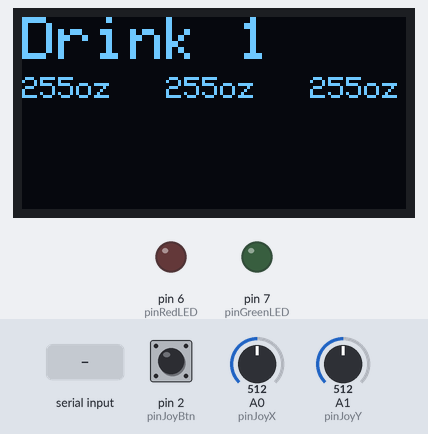
The sketch below on a simulated Arduino Uno, built with avr-gcc and run on an emulated ATmega328P. Shown: 128×64 one-colour display, output pins drawn as LEDs (lit = HIGH). Inputs (shaded band) come from the test bench; at power-on: A0 (pinJoyX) = 512, A1 (pinJoyY) = 512, pin 2 (pinJoyBtn) HIGH. What the sketch prints to the serial monitor is not drawn.

Above: at 3.2 s.
3.3 s: A0 (pinJoyX) set to 311
4.8 s: A0 (pinJoyX) set to 284
At 5.4 s:
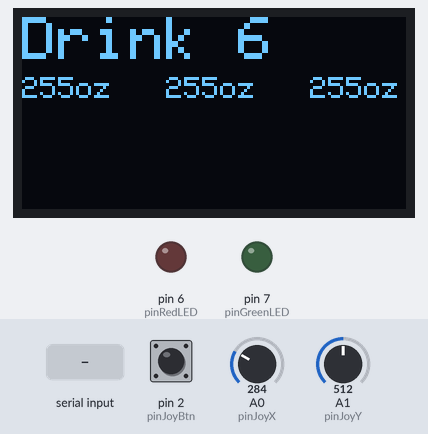
6.4 s: A1 (pinJoyY) set to 786
7.9 s: A1 (pinJoyY) set to 817
At 9.1 s:
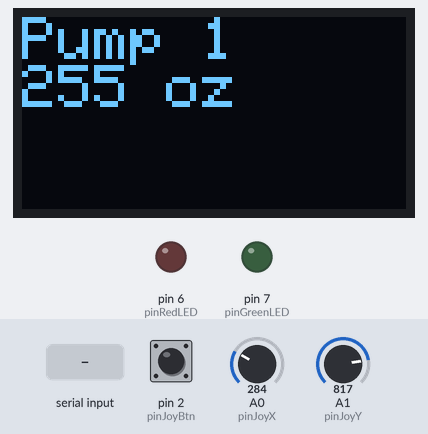
9.6 s: pin 2 (pinJoyBtn) pulled LOW for 0.15 s
At 11.1 s:
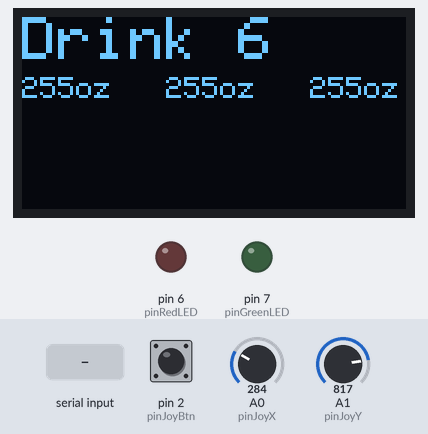
11.4 s: "1\n" received over Serial
At 13.1 s:
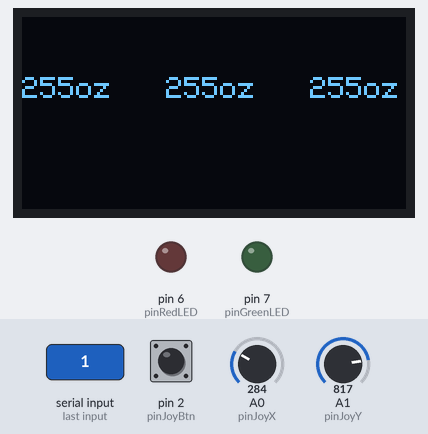
Timing chart, 0 to 14.6 s (numbered marks = the images above; inputs shaded):
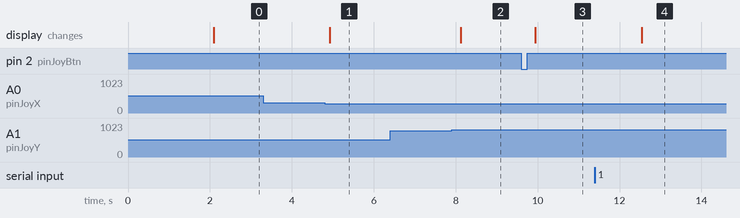

The sketch:

DrinkMixer.ino
```cpp
#include <SPI.h>
#include <Wire.h>
#include <Adafruit_GFX.h>
#include <Adafruit_SSD1306.h>
#include <TimerOne.h>
#include <EEPROM.h>

#define OLED_RESET 4
Adafruit_SSD1306 display(OLED_RESET);

//------Pins-------------------------------------------
int pinJoyX = 0;
int pinJoyY = 1;
int pinJoyBtn = 2;
int pinRelay[] = {3, 4, 5};
int pinRedLED = 6;
int pinGreenLED = 7;

//------Joy Stick Values-------------------------------
int joyX = 0;
int joyY = 0;
int joyBtn = 0;
int btnState = 1;
int lastBtnState = 1;
int joyXState = 0;
int joyXLastState = 0;
int joyYState = 0;
int joyYLastState = 0;

//------Drink Menu-------------------------------------
char* menu[] = {"Drink 1", "Drink 2", "Drink 3", "Drink 4", "Drink 5", "Drink 6"};
//------Pump Menu--------------------------------------
int pump[] = {0, 0, 0};
int changes[] = {0, 0, 0};

//------Selection Values-------------------------------
int drinkSel = 0;
int menuSel = 0; //Determines whether to display the drink menu or setting menu
int pumpSel = 0; //0-2


void setup() {
  // put your setup code here, to run once:
  pinMode(pinJoyBtn, INPUT_PULLUP);
  pinMode(pinRedLED, OUTPUT);
  pinMode(pinGreenLED, OUTPUT);
  Serial.begin(9600);
  display.begin(SSD1306_SWITCHCAPVCC, 0x3C);
  display.clearDisplay();
  display.setTextSize(2);
  display.setTextColor(WHITE);
  display.println("DrinkMaker   v2.0");
  display.display();
  delay(2000);
  display.clearDisplay();
  Timer1.initialize(500000);
  updateDrinkSelScreen();
}

void loop() {
  joyX = analogRead(pinJoyX);
  joyY = analogRead(pinJoyY);
  //  Serial.print("X: ");
  //  Serial.print(joyX);
  //  Serial.print(" Y: ");
  //  Serial.print(joyY);
  //  Serial.print(" ");
  //  Serial.println(btnState);
  delay(50);
  btnState = digitalRead(pinJoyBtn);
  Serial.println(btnState);
  if (menuSel == 0) {
    updateDrinkSelScreen();
    if (btnState != lastBtnState) {
      if (btnState == HIGH) {
        pourDrink();
      }
      delay(50);
    }
    lastBtnState = btnState;

    if (joyX > 800 || joyX < 300) joyXState = 1;
    else joyXState = 0;
    if (joyY > 800 || joyY < 300) joyYState = 1;
    else joyYState = 0;

    if (joyXState != joyXLastState) {
      if (joyXState == 1 && joyX > 800) {
        drinkRight();
      } else if (joyXState == 1 && joyX < 300) {
        drinkLeft();
      }
      joyXLastState = joyXState;
    }
    if (joyYState != joyYLastState) {
      if (joyYState == 1 && joyY > 800) {
        getPumpValues();
        pumpSel = 0;
        menuSel = 1;
      } else if (joyYState == 1 && joyY < 300) {
        //DrinkJoyUp
      }
      joyYLastState = joyYState;
    }
  } else if (menuSel == 1) { //==============Setting Menu Control========================
    updateSettingScreen();
    if (btnState != lastBtnState) {
      if (btnState == HIGH) {
        setPumpChanges();
        menuSel = 0;
      }
      delay(50);
    }
    lastBtnState = btnState;

    if (joyX > 800 || joyX < 300) joyXState = 1;
    else joyXState = 0;
    if (joyY > 800 || joyY < 300) joyYState = 1;
    else joyYState = 0;

    if (joyXState != joyXLastState) {
      if (joyXState == 1 && joyX > 800) {
        pumpRight();
      } else if (joyXState == 1 && joyX < 300) {
        pumpLeft();
      }
      joyXLastState = joyXState;
    }
    if (joyYState != joyYLastState) {
      if (joyYState == 1 && joyY > 800) {
        pumpDown();
      } else if (joyYState == 1 && joyY < 300) {
        pumpUp();
      }
      joyYLastState = joyYState;
    }
  }

  //FIXME::Renaming causes drink name to not be displayed at all
  //==Listen to Serial monitor======
  if (Serial.available() > 0) menu[drinkSel] = Serial.readString().c_str();
}

void updateDrinkSelScreen() {
  display.clearDisplay();
  display.setTextSize(2);
  display.setCursor(0, 0);
  display.print(menu[drinkSel]);
  getPumpValues();
  display.setCursor(0, 20);
  display.setTextSize(1);
  for (int i = 0; i < 3; i++) {
    display.print(pump[i]);
    display.print("oz   ");
  }
  display.display();
}

void updateSettingScreen() {
  display.clearDisplay();
  display.setTextSize(2);
  display.setCursor(0, 0);
  display.print("Pump ");
  display.println(pumpSel + 1);
  display.print(changes[pumpSel]);
  display.print(" oz");
  display.display();
}

void pourDrink() {
  display.clearDisplay();
  display.setTextSize(2);
  display.setCursor(0, 0);
  display.println("Pouring");
  display.println("Drink...");
  getPumpValues();
  display.display();
  for (int i = 0; i < 3; i++) {
    analogWrite(pinRelay[i], 0);
    delay(pump[i] * 1000); //Change this to use timer1
    analogWrite(pinRelay[i], 255);
  }
  display.clearDisplay();
  display.setCursor(0, 0);
  display.println("Drink");
  display.println("Complete");
  display.display();
  delay(2000);
}

void drinkLeft() {
  if (drinkSel == 0) drinkSel = sizeof(menu) / sizeof(char*) - 1;
  else drinkSel--;
  updateDrinkSelScreen();
}

void drinkRight() {
  if (drinkSel == sizeof(menu) / sizeof( char* ) - 1) drinkSel = 0;
  else drinkSel++;
  updateDrinkSelScreen();
}

void getPumpValues() {
  for (int i = 0; i < 3; i++) {
    pump[i] = EEPROM.read(drinkSel * 3 + i);
    changes[i] = EEPROM.read(drinkSel * 3 + i);
  }
}

void setPumpChanges() {
  for (int i = 0; i < 3; i++) {
    if (pump[i] != changes[i]) {
      EEPROM.write(drinkSel * 3 + i, changes[i]);
    }
  }
}

void pumpLeft() {
  if (pumpSel == 0) pumpSel = sizeof(changes) / sizeof( int ) - 1;
  else pumpSel--;
  updateSettingScreen();
}

void pumpRight() {
  if (pumpSel == sizeof(changes) / sizeof( int ) - 1) pumpSel = 0;
  else pumpSel++;
  updateSettingScreen();
}

void pumpDown() {
  if (changes[pumpSel] == 0) changes[pumpSel] = 10;
  else changes[pumpSel]--;
  updateSettingScreen();
}

void pumpUp() {
  if (changes[pumpSel] == 10) changes[pumpSel] = 0;
  else changes[pumpSel]++;
  updateSettingScreen();
}
```

Measured:
- the behaviour switches between 300 and 299 on A0 (pinJoyX) (found by bisection; images 0 and 1)
- the behaviour switches between 800 and 801 on A1 (pinJoyY) (found by bisection; images 1 and 2)
- after the input at 3.3 s, every drawn part: stays the same
- after the input at 4.8 s, the display: changes after 0.12 s (image 1)
- after the input at 6.4 s, every drawn part: stays the same
- after the input at 7.9 s, the display: changes after 0.22 s (image 2)
- after the input at 9.6 s, the display: changes after 0.34 s (image 3)
- after the input at 11.4 s, the display: changes after 1.1 s (image 4)
